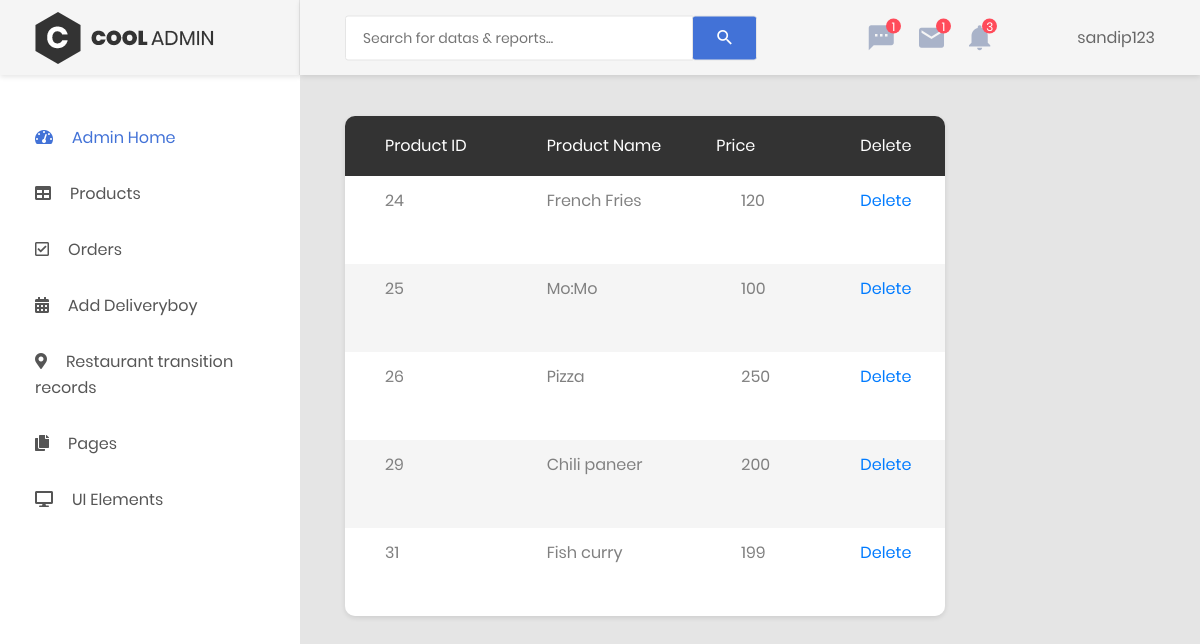
Page /Admin/restaurant_product.php (signed in) on the earlier database version.
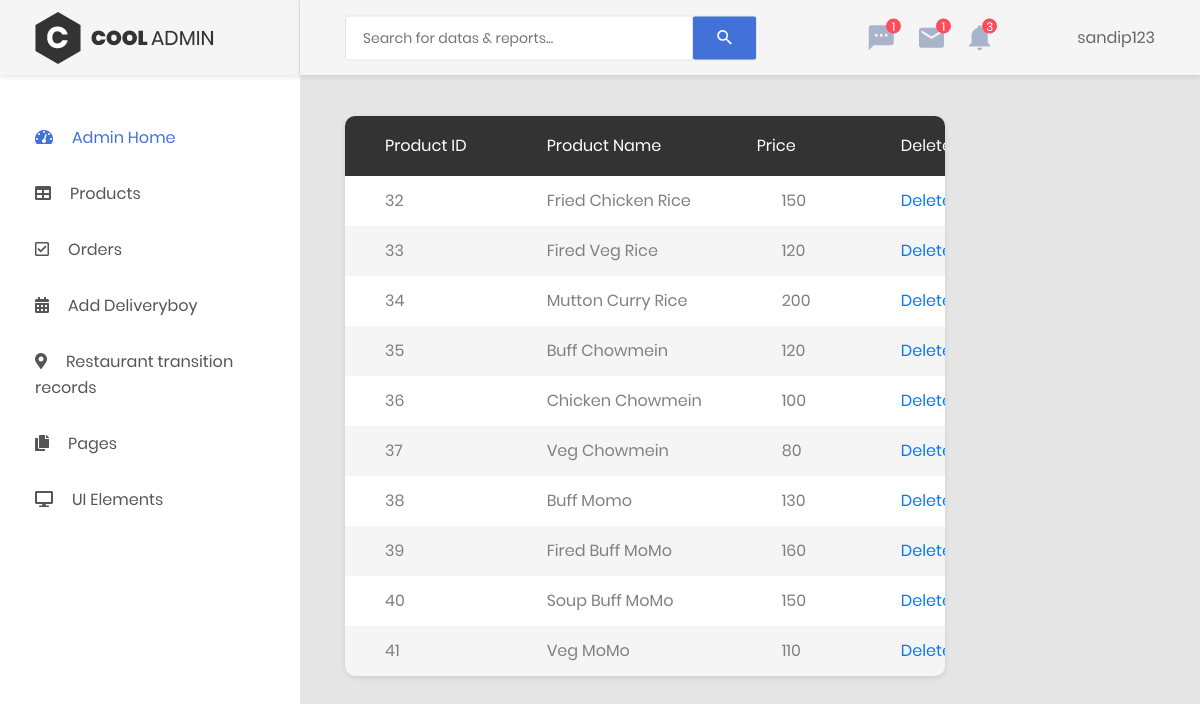
Same page on the later database version.
### tables this page shows
CREATE TABLE `products` (
  `id` int(11) NOT NULL,
  `name` varchar(50) NOT NULL,
  `description` text NOT NULL,
  `price` float NOT NULL,
  `shipping` float NOT NULL,
  `quantity` int(11) NOT NULL DEFAULT '5',
  `image` varchar(250) NOT NULL,
  `R_Id` int(11) NOT NULL,
  `categories` varchar(50) NOT NULL
);

### Admin/restaurant_product.php (the view, shortened to what this page needs)
<?php
include 'restaurant_header.php';
?>
            <div class="main-content">
                <div class="section__content section__content--p30">
                    <div class="container-fluid">
                        <div class="row">
                            <div class="col-lg-9">
                                <div class="table-responsive table--no-card m-b-30">
                                    <table class="table table-borderless table-striped table-earning" style="height:500px;">
                                        <thead>
                                            <tr>
                                                <th>Product ID</th>
                                                <th>Product Name</th>
                                                <th class="text-right">price</th>
                                                <th>Delete</th>
                                            </tr>
                                        </thead>
                                        <tbody>
                                            <?php
                                            include "../includes/dbh.inc.php";
                                            $rid = $_SESSION['R_Id'];
                                                $sql = 'SELECT * FROM products WHERE R_Id = "'.$rid.'"ORDER by id ASC';
                                                $result=mysqli_query($conn, $sql);
                                                while($row=mysqli_fetch_array($result)){
                                                    echo '<tr>
                                                    <td>'.$row["id"].'</td>
                                                    <td>'.$row["name"].'</td>
                                                    <td>'.$row["price"].'</td>
                                                    <td> <button><a href="restaurant_product.php?delete&id='.$row["id"].'">Delete </a></button></td>
                                                    <td>'.$row["description"].'</td>
                                                    <td>'.$row["R_Id"].'</td>
                                                    </tr>';
                                                }
                                            ?>
                                        </tbody>
                                    </table>
                                </div>
                            </div>
    <?php
        include 'footer.php';
    ?>

### Admin/restaurant_header.php (shortened to what this page needs)
<!DOCTYPE html>
<html lang="en">
<head>
    <link href="css/font-face.css" rel="stylesheet" media="all">
    <link href="vendor/font-awesome-4.7/css/font-awesome.min.css" rel="stylesheet" media="all">
    <link href="vendor/font-awesome-5/css/fontawesome-all.min.css" rel="stylesheet" media="all">
    <link href="vendor/mdi-font/css/material-design-iconic-font.min.css" rel="stylesheet" media="all">
    <link href="vendor/bootstrap-4.1/bootstrap.min.css" rel="stylesheet" media="all">
    <link href="vendor/animsition/animsition.min.css" rel="stylesheet" media="all">
    <link href="vendor/bootstrap-progressbar/bootstrap-progressbar-3.3.4.min.css" rel="stylesheet" media="all">
    <link href="vendor/wow/animate.css" rel="stylesheet" media="all">
    <link href="vendor/css-hamburgers/hamburgers.min.css" rel="stylesheet" media="all">
    <link href="vendor/slick/slick.css" rel="stylesheet" media="all">
    <link href="vendor/select2/select2.min.css" rel="stylesheet" media="all">
    <link href="vendor/perfect-scrollbar/perfect-scrollbar.css" rel="stylesheet" media="all">
    <link href="css/theme.css" rel="stylesheet" media="all">
</head>
<body class="animsition">
    <div class="page-wrapper">
        <aside class="menu-sidebar d-none d-lg-block">
            <div class="logo">
                <a href="#">
                    <img src="images/icon/logo.png" alt="Cool Admin" />
                </a>
            </div>
            <div class="menu-sidebar__content js-scrollbar1">
                <nav class="navbar-sidebar">
                    <ul class="list-unstyled navbar__list">
                        <li class="active has-sub">
                            <a class="js-arrow" href="#">
                                <i class="fas fa-tachometer-alt"></i>Admin Home</a>
                        </li>
                        <li>
                            <a href="restaurant_product.php">
                                <i class="fas fa-table"></i>Products</a>
                        </li>
                        <li>
                            <a href="order.php">
                                <i class="far fa-check-square"></i>Orders</a>
                        </li>
                        <li>
                            <a href="deliveryboy_signup.php">
                                <i class="fas fa-calendar-alt"></i>Add Deliveryboy</a>
                        </li>
                        <li>
                            <a href="restaurant_order_record.php">
                                <i class="fas fa-map-marker-alt"></i>Restaurant transition records</a>
                        </li>
                        <li class="has-sub">
                            <a class="js-arrow" href="#">
                                <i class="fas fa-copy"></i>Pages</a>
                        </li>
                        <li class="has-sub">
                            <a class="js-arrow" href="#">
                                <i class="fas fa-desktop"></i>UI Elements</a>
                        </li>
                    </ul>
                </nav>
            </div>
        </aside>
        <div class="page-container">
            <header class="header-desktop">
                <div class="section__content section__content--p30">
                    <div class="container-fluid">
                        <div class="header-wrap">
                            <form class="form-header" action="" method="POST">
                                <input class="au-input au-input--xl" type="text" name="search" placeholder="Search for datas &amp; reports..." />
                                <button class="au-btn--submit" type="submit">
                                    <i class="zmdi zmdi-search"></i>
                                </button>
                            </form>
                            <div class="header-button">
                                <div class="noti-wrap">
                                    <div class="noti__item js-item-menu">
                                        <i class="zmdi zmdi-comment-more"></i>
                                        <span class="quantity">1</span>
                                    </div>
                                    <div class="noti__item js-item-menu">
                                        <i class="zmdi zmdi-email"></i>
                                        <span class="quantity">1</span>
                                    </div>
                                    <div class="noti__item js-item-menu">
                                        <i class="zmdi zmdi-notifications"></i>
                                        <span class="quantity">3</span>
                                    </div>
                                </div>
                                <div class="account-wrap">
                                    <div class="account-item clearfix js-item-menu">
                                        <div class="content">
                                           <?php
                                                $user=$_SESSION['userId'];
                                                echo $user;
                                            ?>
                                        </div>
                                    </div>
                                </div>
                            </div>
                        </div>
                    </div>
                </div>
            </header>

### Admin/footer.php (shortened to what this page needs)
</body>
</html>

Differences in the rows shown:
removed products: id "24", name "French Fries", price "120"
removed products: id "25", name "Mo:Mo", price "100"
removed products: id "26", name "Pizza", price "250"
removed products: id "29", name "Chili paneer", price "200"
removed products: id "31", name "Fish curry", price "199"
added products: id "32", name "Fried Chicken Rice", price "150"
added products: id "33", name "Fired Veg Rice", price "120"
added products: id "34", name "Mutton Curry Rice", price "200"
added products: id "35", name "Buff Chowmein", price "120"
added products: id "36", name "Chicken Chowmein", price "100"
added products: id "37", name "Veg Chowmein", price "80"
added products: id "38", name "Buff Momo", price "130"
added products: id "39", name "Fired Buff MoMo", price "160"
added products: id "40", name "Soup Buff MoMo", price "150"
added products: id "41", name "Veg MoMo", price "110"
